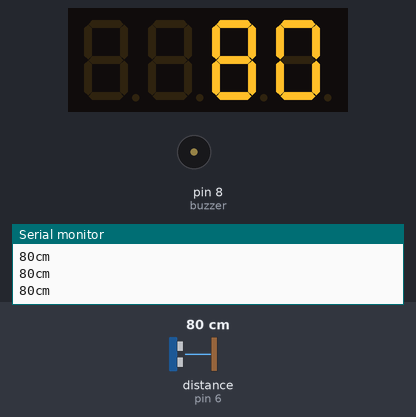
This sketch was run on a simulated Arduino Uno, built with avr-gcc and run on an emulated ATmega328P. Parts: 4-digit seven-segment display, buzzer (waves = sounding), the last lines printed to the serial monitor. Wiring (inferred from the names in the program): ultrasonic range finder: trigger pin 7; echo pin 6. Inputs (shaded band) come from the test bench; at power-on: distance to the obstacle (sensor on pin 6) 80 cm. The echo pulse lasts 58.3 µs per cm.

Above: at 1.2 s.
1.3 s: distance to the obstacle (sensor on pin 6) set to 8 cm
At 1.7 s:
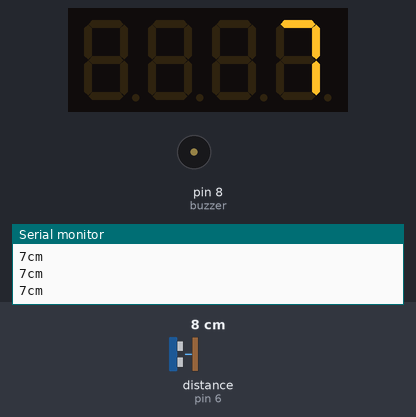
2.9 s: distance to the obstacle (sensor on pin 6) set to 5 cm
At 3.15 s:
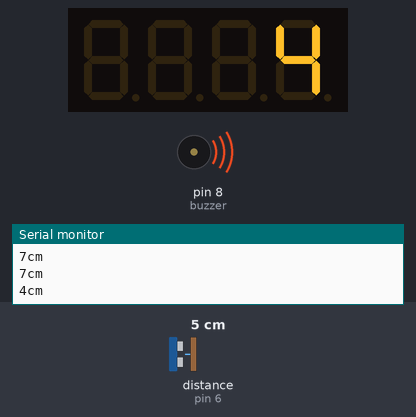
5.2 s: distance to the obstacle (sensor on pin 6) set to 2 cm
At 5.26 s:
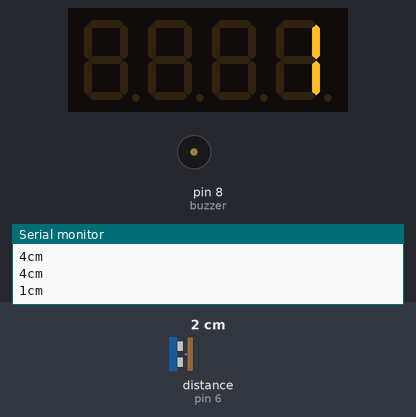
Timing chart, 0 to 12.7 s (numbered marks = the images above; inputs shaded):
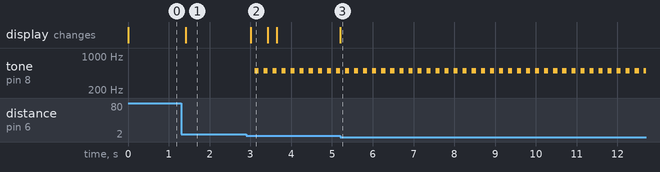

Measured:
- the behaviour switches between 7 and 6 cm on distance to the obstacle (sensor on pin 6) (found by bisection; images 1 and 2)
- after the input at 1.3 s, the display: changes after 0.11 s (image 1)
- after the input at 2.9 s, tone on pin 8 (buzzer): alternates 500 Hz for 0.10 s and silent for 0.12 s, starting after 0.20 s; the display: changes after 0.10 s (image 2)
- after the input at 5.2 s, the display: changes at once (image 3)
- what the display in image 2 shows lasts 0.4 s, from 3.0 s to 3.4 s

The sketch:

Sonar_to_distance_test.ino
```cpp
#include <TM1637Display.h>
const int trigPin = 7; //Change to pin you use
const int echoPin = 6; //Here too
const int buzzer = 8;
const int CLK = 3; //Set the CLK pin connection to the display
const int DIO = 2; //Set the DIO pin connection to the display
TM1637Display display(CLK, DIO);  //set up the 4-Digit Display.


void setup() {
 // initialize serial communication:
 Serial.begin(9600);

 pinMode(trigPin, OUTPUT);
 pinMode(echoPin, INPUT);
 digitalWrite(trigPin, LOW);

  display.setBrightness(0x0a);  //set the diplay to maximum brightness
}

void loop()
{
 // establish variables for duration of the ping,
 // and the distance result in inches and centimeters:
 long duration, inches, cm;


 digitalWrite(trigPin, HIGH);
 delayMicroseconds(10);
 digitalWrite(trigPin, LOW);

 duration = pulseIn(echoPin, HIGH);

 // convert the time into a distance
 cm = microsecondsToCentimeters(duration);

 Serial.print(cm);
 Serial.print("cm");
 Serial.println();
 display.showNumberDec(cm); //Display the Variable value;

 delay(100);
 if ( cm < 6){
    tone(buzzer, 500); // Send 1KHz sound signal...
    delay(100);        // ...for 1 sec
    noTone(buzzer);     // Stop sound...}
}
}


long microsecondsToCentimeters(long microseconds)
{
 // The speed of sound is 340 m/s or 29 microseconds per centimeter.
 // The ping travels out and back, so to find the distance of the
 // object we take half of the distance travelled.
 return microseconds / 29 / 2;

}
```
